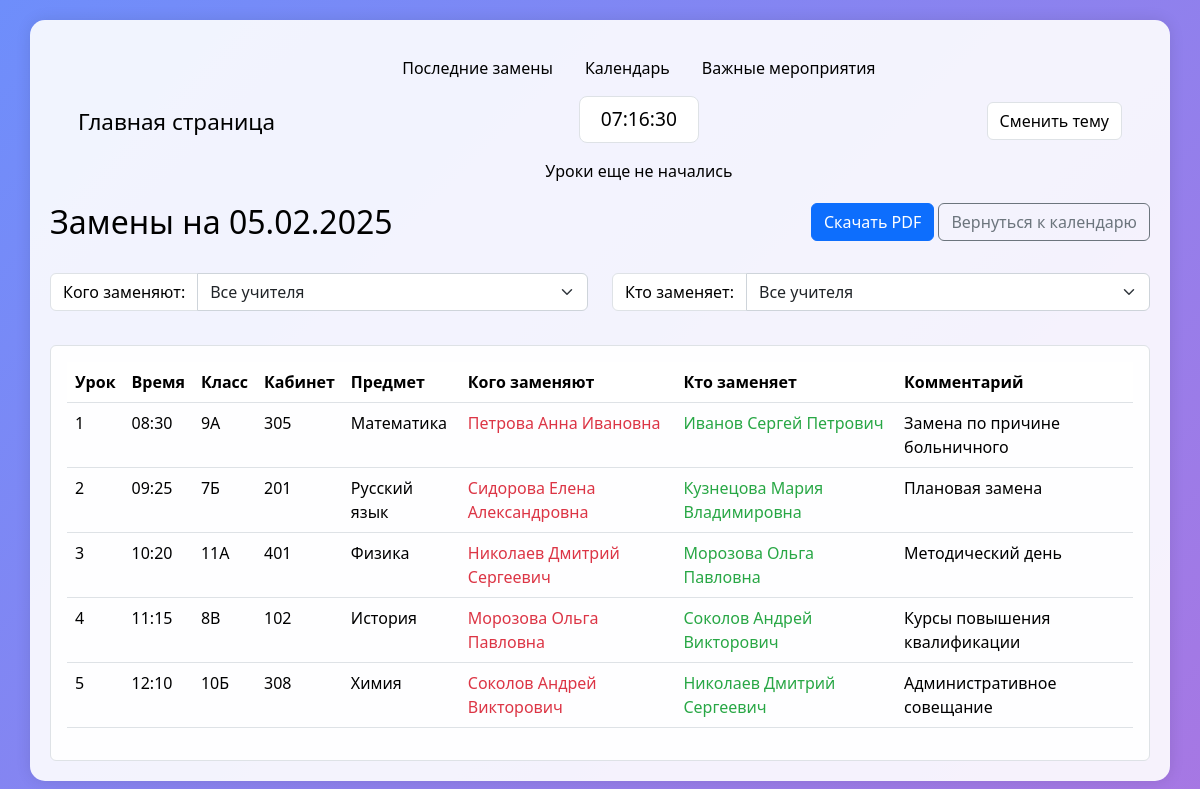
Page /schedule/2025-02-05/ on the committed database.
### schedule_app/models.py (models this page shows, shortened)
class Schedule(models.Model):
    date = models.DateField('Дата')
    class_number = models.CharField('Класс', max_length=10)
    classroom = models.CharField('Кабинет', max_length=10)
    lesson_time = models.TimeField('Время урока')
    lesson_number = models.IntegerField('Номер урока')
    subject = models.CharField('Предмет', max_length=100)
    teacher_replaced = models.CharField('Кого заменяют', max_length=100)
    teacher_replacing = models.CharField('Кто заменяет', max_length=100)
    comment = models.TextField('Комментарий', blank=True, null=True)
    created_at = models.DateTimeField('Дата создания', auto_now_add=True)
    updated_at = models.DateTimeField('Дата обновления', auto_now=True)
    class Meta:
        verbose_name = 'Расписание'
        verbose_name_plural = 'Расписания'
        ordering = ['-date', 'lesson_number']

### schedule_app/views.py (the view)
# urls.py: path('schedule/<str:date>/', views.schedule_by_date, name='schedule_by_date'),
def schedule_by_date(request, date):
    try:
        selected_date = datetime.strptime(date, '%Y-%m-%d').date()
        schedules = Schedule.objects.filter(date=selected_date).order_by('lesson_number')
        teachers = set()
        for schedule in Schedule.objects.all():
            teachers.add(schedule.teacher_replaced)
            teachers.add(schedule.teacher_replacing)
        teachers = sorted(teachers)
        selected_teacher = request.GET.get('teacher', '')
        if selected_teacher:
            schedules = schedules.filter(
                Q(teacher_replaced=selected_teacher) |
                Q(teacher_replacing=selected_teacher)
            )
        return render(request, 'schedule_app/schedule_by_date.html', {
            'schedules': schedules,
            'selected_date': selected_date,
            'teachers': teachers,
            'selected_teacher': selected_teacher
        })
    except ValueError:
        return render(request, 'schedule_app/error.html', {
            'message': 'Неверный формат даты'
        })

### schedule_app/templates/schedule_app/schedule_by_date.html (shortened to what this page needs)
{% extends 'schedule_app/base.html' %}
{% block content %}
<div class="row mb-4">
    <div class="col-md-8">
        <h2>Замены на {{ selected_date|date:"d.m.Y" }}</h2>
    </div>
    <div class="col-md-4 text-end">
        <a href="{% url 'schedule_app:download_pdf_by_date' date=selected_date|date:'Y-m-d' %}" class="btn btn-primary">
             Скачать PDF
        </a>
        <a href="{% url 'schedule_app:calendar_view' %}" class="btn btn-outline-secondary">
            Вернуться к календарю
        </a>
    </div>
</div>
<div class="row mb-4">
    <div class="col-md-6">
        <form method="get" class="teacher-filter">
            <div class="input-group">
                <label class="input-group-text" for="replaced-select">Кого заменяют:</label>
                <select name="replaced_teacher" id="replaced-select" class="form-select" onchange="this.form.submit()">
                    <option value="">Все учителя</option>
                </select>
            </div>
        </form>
    </div>
    <div class="col-md-6">
        <form method="get" class="teacher-filter">
            <div class="input-group">
                <label class="input-group-text" for="replacing-select">Кто заменяет:</label>
                <select name="replacing_teacher" id="replacing-select" class="form-select" onchange="this.form.submit()">
                    <option value="">Все учителя</option>
                </select>
            </div>
        </form>
    </div>
</div>
{% if schedules %}
    <div class="card schedule-card">
        <div class="card-body">
            <div class="table-responsive">
                <table class="table table-hover">
                    <thead>
                        <tr>
                            <th>Урок</th>
                            <th>Время</th>
                            <th>Класс</th>
                            <th>Кабинет</th>
                            <th>Предмет</th>
                            <th>Кого заменяют</th>
                            <th>Кто заменяет</th>
                            <th>Комментарий</th>
                        </tr>
                    </thead>
                    <tbody>
                        {% for schedule in schedules %}
                            <tr class="{% if schedule.teacher_replaced == selected_replaced %}table-replaced{% endif %} {% if schedule.teacher_replacing == selected_replacing %}table-replacing{% endif %}">
                                <td>{{ schedule.lesson_number }}</td>
                                <td>{{ schedule.lesson_time|time:"H:i" }}</td>
                                <td>{{ schedule.class_number }}</td>
                                <td>{{ schedule.classroom }}</td>
                                <td>{{ schedule.subject }}</td>
                                <td class="teacher-replaced">{{ schedule.teacher_replaced }}</td>
                                <td class="teacher-replacing">{{ schedule.teacher_replacing }}</td>
                                <td>{{ schedule.comment|default:"-" }}</td>
                            </tr>
                        {% endfor %}
                    </tbody>
                </table>
            </div>
        </div>
    </div>
{% else %}
    <div class="alert alert-info">
        Замены не найдены
    </div>
{% endif %}
{% endblock %}

### static/css/style.css (style rules this page uses)
:root { --bg-color: rgba(255, 255, 255, 0.9); --text-color: #000; --card-bg: rgba(255, 255, 255, 0.95); --calendar-day-bg: #fff; --calendar-day-color: #000; --calendar-border: #dee2e6; --weekend-color: #dc3545; --table-hover-bg: rgba(0, 0, 0, 0.075); --replaced-bg: rgba(220, 53, 69, 0.1); --replacing-bg: rgba(40, 167, 69, 0.1); }
body { background: linear-gradient(135deg, #6e8efb, #a777e3); min-height: 100vh; color: var(--text-color); }
.card { background-color: var(--card-bg); transition: transform 0.3s ease; }
.teacher-filter { margin-bottom: 10px; }
.teacher-replaced { color: #dc3545 !important; font-weight: 500; }
.teacher-replacing { color: #28a745 !important; font-weight: 500; }
.input-group-text { background-color: var(--calendar-day-bg); color: var(--text-color); border-color: var(--calendar-border); }
.form-select { min-width: 200px; }
.schedule-card { background-color: var(--card-bg); border-color: var(--calendar-border); }
.table { color: var(--text-color) !important; border-color: var(--calendar-border); }
.table thead th { background-color: var(--calendar-day-bg); border-color: var(--calendar-border); color: var(--text-color); }
.table tbody td { color: var(--text-color); border-color: var(--calendar-border); }

### rows in the picture
Schedule: lesson_number "1", lesson_time "08:30", class_number "9А", classroom "305", subject "Математика", teacher_replaced "Петрова Анна Ивановна", teacher_replacing "Иванов Сергей Петрович", comment "Замена по причине больничного"
Schedule: lesson_number "2", lesson_time "09:25", class_number "7Б", classroom "201", subject "Русский язык", teacher_replaced "Сидорова Елена Александровна", teacher_replacing "Кузнецова Мария Владимировна", comment "Плановая замена"
Schedule: lesson_number "3", lesson_time "10:20", class_number "11А", classroom "401", subject "Физика", teacher_replaced "Николаев Дмитрий Сергеевич", teacher_replacing "Морозова Ольга Павловна", comment "Методический день"
Schedule: lesson_number "4", lesson_time "11:15", class_number "8В", classroom "102", subject "История", teacher_replaced "Морозова Ольга Павловна", teacher_replacing "Соколов Андрей Викторович", comment "Курсы повышения квалификации"
Schedule: lesson_number "5", lesson_time "12:10", class_number "10Б", classroom "308", subject "Химия", teacher_replaced "Соколов Андрей Викторович", teacher_replacing "Николаев Дмитрий Сергеевич", comment "Административное совещание"

### other values in the picture
{{ selected_date|date:"d.m.Y" }} "05.02.2025"
